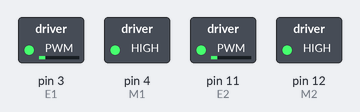
The sketch below on a simulated Arduino Uno, built with avr-gcc and run on an emulated ATmega328P. Shown: switched loads named in the sketch (green lamp = pin HIGH).

Above: at 0.1 s.
Timing chart, 0 to 1.6 s (numbered marks = the images above):
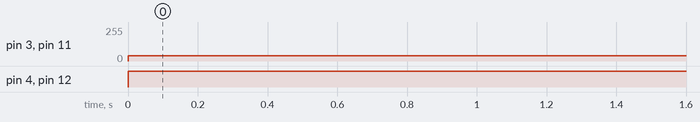

Measured:
- by itself, pin 3 (E1), pin 11 (E2): 0/255 → 40/255 at 0.00 s
- by itself, pin 4 (M1), pin 12 (M2): LOW → HIGH at 0.00 s

The sketch:

drive_control.ino
```cpp
//https://www.auselectronicsdirect.com.au/assets/files/TA0052%20Stepper%20Motor%20Controller%20Module.pdf
//wiring
//2 Interrupt pin
//3~ Interrupt pin
//4
//5~
//6~
//7
//8
//9~
//10~
//11~
//12
//13

//set motor speed
#define motor_duty_cycle 40
//variables for motor state

//Motor 1 (LHS)
const int E1 = 3;     //speed control
const int M1 = 4;     //direction, 0 = forward

//Motor 2 (RHS)
const int E2 = 11;
const int M2 = 12;    //direction, 1 = forward


void setup() {
  //Set motor pins as output, do not need to read from it
  pinMode(E1, OUTPUT);
  pinMode(M1, OUTPUT);
  pinMode(E2, OUTPUT);
  pinMode(M2, OUTPUT);

  Serial.begin(9600);

}

/*
 * Function: stop, start, forwards, backwards.
 * Avoid rotation, much more complicated to calibrate and control
 * Testing has shown that this function will last for 10 seconds, despite the duty cycle inputted
            * To do: research how time is determined
*/
void run_motor(int state) //high = 1, low = 0
{
  //Motors are turned on
  digitalWrite(M1, HIGH);
  digitalWrite(M2, HIGH);


  //set speed
  analogWrite(E1, motor_duty_cycle);
  analogWrite(E2, motor_duty_cycle);

}


void loop()

{
  run_motor(1);
  delay(10000);

}
```
